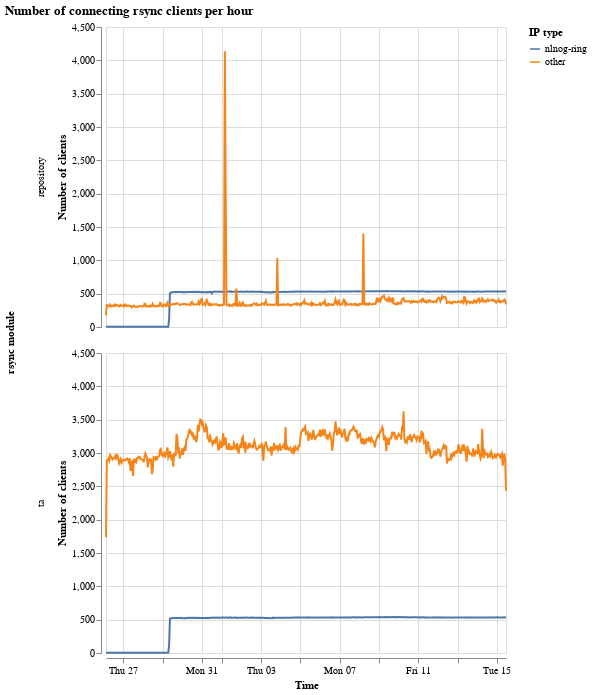

Source (notebook cell):
### Code cell
by_time = df_ring[['module', 'timestamp', 'totalbytes', 'ip_type']]\
    .groupby([
        'module',
        'ip_type',
        pd.Grouper(key="timestamp", freq="60min")
    ]).count()\
    .reset_index()\

fig = alt.Chart(by_time).transform_joinaggregate(
    order='count(*)',
    groupby=['module']
).mark_line().encode(
    x=alt.X(
        'timestamp:T',
        axis=alt.Axis(title='Time')
    ),
    y=alt.Y('totalbytes:Q',
            axis=alt.Axis(title='Number of clients')
    ),
    color=alt.Color(
        'ip_type:N',
        legend=alt.Legend(title='IP type')
    ),
    row=alt.Row(
        'module:N',
        title='rsync module'
    )
).properties(
    title='Number of connecting rsync clients per hour'
)

fig.save('20210615-rsync-clients-type.png', scale=2)
display(fig)

### Figure 1 — Vega-Lite specification as saved in the notebook (floating-point values rounded to 4 significant figures; data arrays with more than 128 entries replaced by an {"elided": "..."} marker saying what was removed)
{"config": {"view": {"continuousWidth": 400, "continuousHeight": 300}}, "data": {"name": "data-63bc5d136d1b01f924155eeb4c322dc1"}, "mark": "line", "encoding": {"color": {"type": "nominal", "field": "ip_type", "legend": {"title": "IP type"}}, "row": {"type": "nominal", "field": "module", "title": "rsync module"}, "x": {"type": "temporal", "axis": {"title": "Time"}, "field": "timestamp"}, "y": {"type": "quantitative", "axis": {"title": "Number of clients"}, "field": "totalbytes"}}, "title": "Number of connecting rsync clients per hour", "transform": [{"joinaggregate": [{"op": "count", "field": "*", "as": "order"}], "groupby": ["module"]}], "$schema": "https://vega.github.io/schema/vega-lite/v4.8.1.json", "datasets": {"data-63bc5d136d1b01f924155eeb4c322dc1": {"elided": "1956 records"}}}
